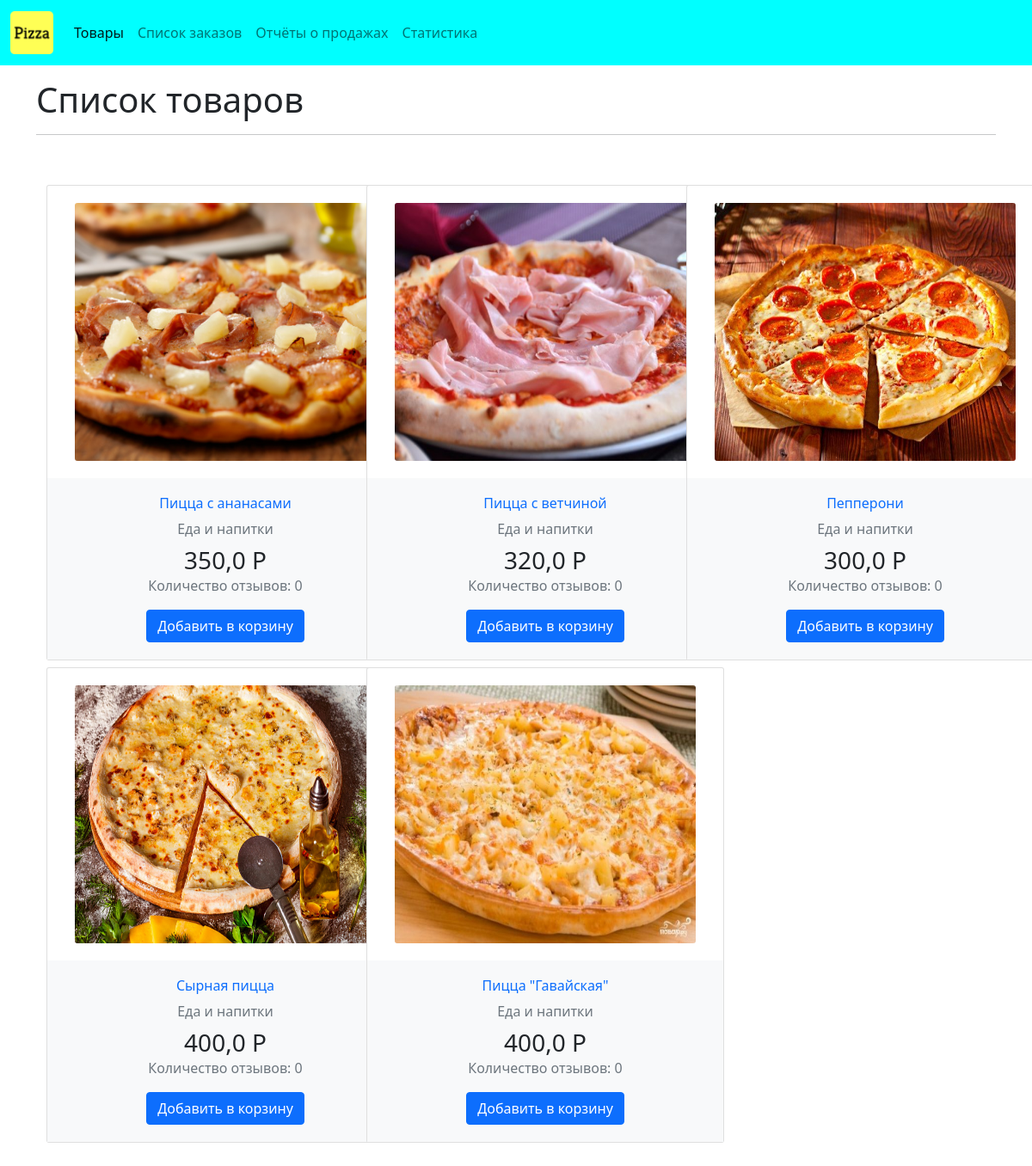
The app's page /, older data.
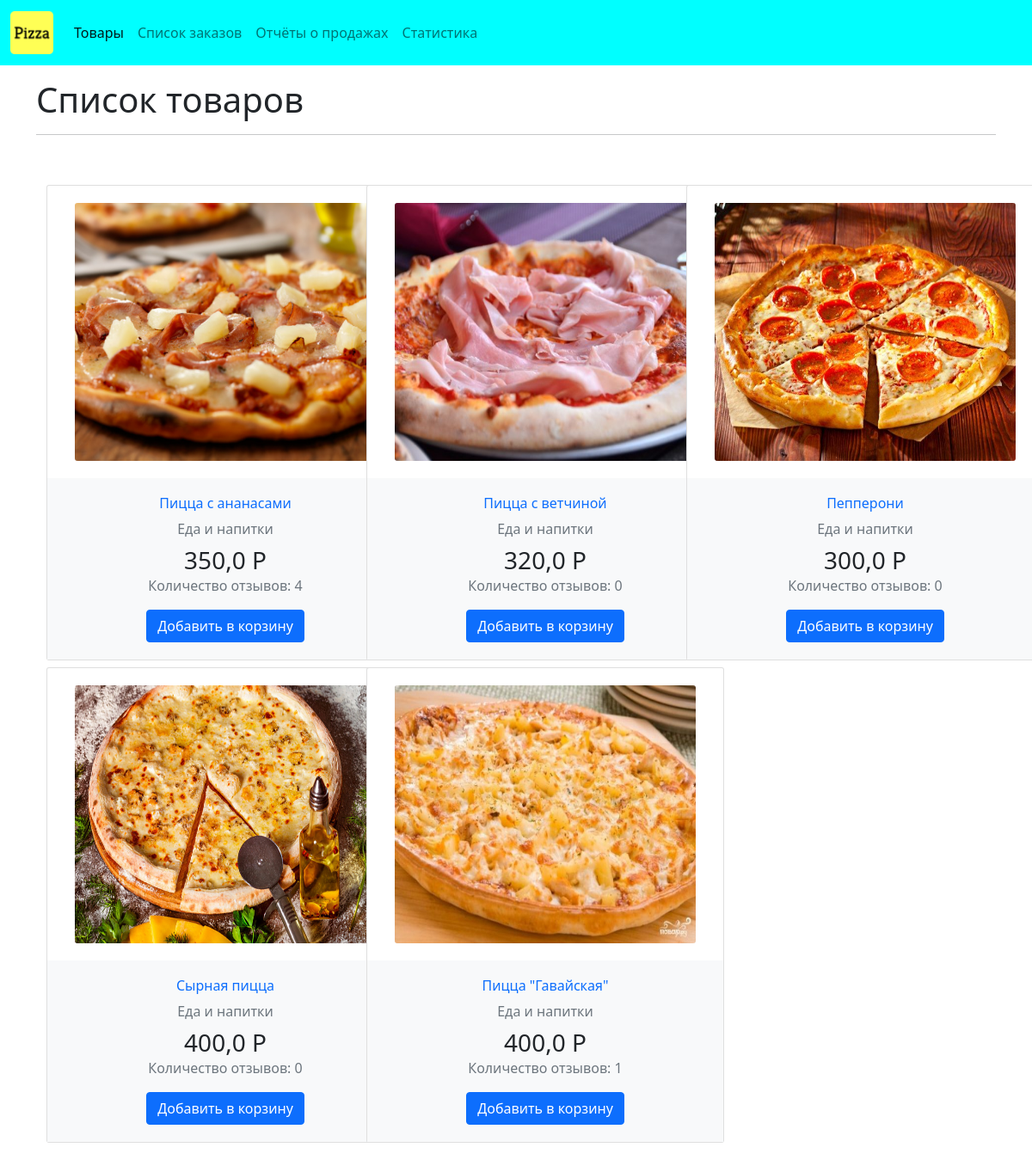
The same page, newer data.
### products/models.py (models this page shows, shortened)
class Product(models.Model):
    name = models.CharField(max_length=120)
    image = models.ImageField(upload_to='products', default='no_picture.png')
    price = models.FloatField(help_text='рублей')
    description = models.TextField(blank=True, null=True)
    created = models.DateTimeField(auto_now_add=True)
    updated = models.DateTimeField(auto_now=True)
    @property
    def review_count(self):
        return self.reviews.count()

### products/views.py (the view)
# urls.py: path('', my_product_view, name='products'),
def my_product_view(request):
    product = Product.objects.all()
    context = {
        'product': product,
    }
    return render(request, 'products/main.html', context)

### products/templates/products/main.html (shortened to what this page needs)
{% extends 'base.html' %}
{% block content %}
<h1>Список товаров</h1>
<hr>
<div class="container d-flex justify-content-center mt-50 mb-50">
    <div class="row">
        {% for item in product %}
            <div class="col-md-4 mt-2">
                <div class="card" style="width: 26rem;">
                    <div class="card-body">
                        <div class="card-img-actions"> <img src="{{item.image.url}}" class="card-img" width="96" height="300" alt=""> </div>
                    </div>
                    <div class="card-body bg-light text-center">
                        <div class="mb-2">
                            <h6 class="font-weight-semibold "> <a href="{% url 'products:product_detail' item.id %}" class="text-default mb-2" data-abc="true">{{item.name}}</a> </h6> <a href="" class="text-muted" data-abc="true">Еда и напитки</a>
                        </div>
                        <h3 class="mb-0 font-weight-semibold">{{item.price}} Р</h3>
                        <div class="text-muted mb-3">Количество отзывов: {{item.review_count}}</div> <button type="button" class="btn btn-primary">Добавить в корзину</button>
                    </div>
                </div>
            </div>
        {% endfor %}
    </div>
</div>
{% endblock content %}

### templates/base.html (shortened to what this page needs)
{% load static %}
{% url 'registration' as sign_up_url %}
<!doctype html>
<html lang="ru">
  <head>
    <link href="https://cdn.jsdelivr.net/npm/bootstrap@5.0.0-beta2/dist/css/bootstrap.min.css" rel="stylesheet">
    <link rel="stylesheet" href="{% static 'style.css' %}">
  </head>
  <body>
    {% include 'navbar.html' %}
    <div class="container mt-3 mb-3">
        {% block content %}
        {% endblock content %}
    </div>
  </body>
</html>

### templates/navbar.html (shortened to what this page needs)
{% load static %}
{% url 'sales:home' as path_to_home %}
{% url 'sales:list' as path_to_sales %}
{% url 'reports:main' as path_to_reports %}
{% url 'products:products' as path_to_products %}
<nav class="navbar navbar-expand-lg navbar-light" style="background-color: #00ffff">
  <div class="container-fluid">
    <a class="navbar-brand" href="{{path_to_products}}"><img src="{% static 'logo.png' %}" class="logo-sm"></a>
    <div class="collapse navbar-collapse" id="navbarNav">
      <ul class="navbar-nav">
        <li class="nav-item">
          <a class="nav-link {% if request.path == path_to_products %} active{% endif %}" href="{{path_to_products}}">Товары</a>
        </li>
        <li class="nav-item">
          <a class="nav-link {% if request.path == path_to_sales %} active{% endif %}" href="{{path_to_sales}}">Список заказов</a>
        </li>
        <li class="nav-item">
          <a class="nav-link {% if request.path == path_to_reports %} active{% endif %}" href="{{path_to_reports}}">Отчёты о продажах</a>
        </li>
        <li class="nav-item">
          <a class="nav-link" href="{{path_to_home}}">Статистика</a>
        </li>
      </ul>
    </div>
  </div>
</nav>

### static/style.css (style rules this page uses)
.logo-sm { height: 50px; width: auto; }
.mt-50 { margin-top: 50px }
.mb-50 { margin-bottom: 50px }
.card { position: relative; display: -ms-flexbox; display: flex; -ms-flex-direction: column; flex-direction: column; min-width: 0; word-wrap: break-word; background-color: #fff; background-clip: border-box; border: 1px solid rgba(0, 0, 0, .125); border-radius: .1875rem }
.card-img-actions { position: relative }
.card-body { -ms-flex: 1 1 auto; flex: 1 1 auto; padding: 1.25rem; text-align: center }
.card-img { width: 350px }
a { text-decoration: none !important }

Row changes from the older to the newer data that the page shows:
changed Product "Пицца с ананасами": review_count "0" → "4"
changed Product "Пицца \"Гавайская\"": review_count "0" → "1"
